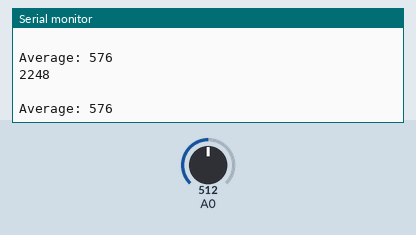
A sketch run on a simulated Arduino Uno, built with avr-gcc and run on an emulated ATmega328P. Shown: the last lines printed to the serial monitor. Inputs (shaded band) come from the test bench; at power-on: A0 = 512.

Above: at 4.2 s.
4.3 s: A0 set to 217
At 5.2 s:
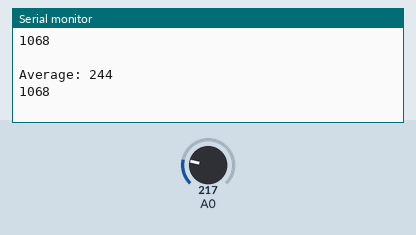
5.8 s: A0 set to 191
At 6.7 s:
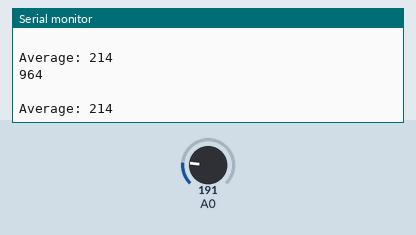
7.3 s: A0 set to 875
At 8.4 s:
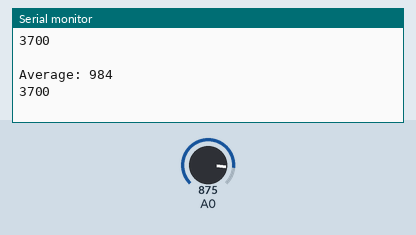
8.8 s: A0 set to 898
At 9.8 s:
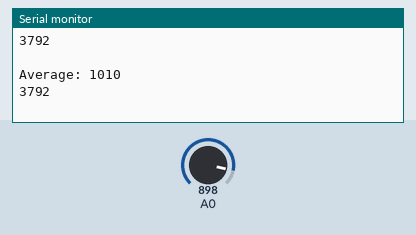
Timing chart, 0 to 11.3 s (numbered marks = the images above; inputs shaded):
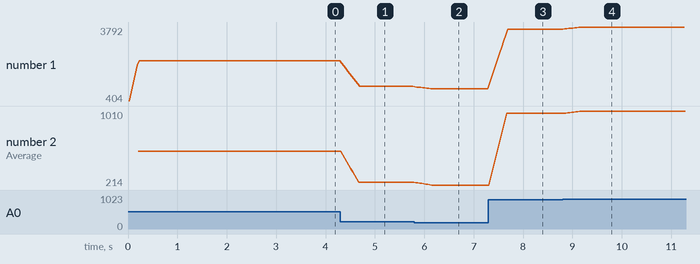

The sketch:

Project2.ino
```cpp
//#define USE_ARDUINO_INTERRUPTS true
#include <PulseSensorPlayground.h>

const long s = 10; //size of Array
long buf[s];
long f=0, b=0;
long aux = 0;
long aux1=0;

long avg[s];
long avg1;
long acum = 0;
const int PulseSensorPurplePin = 5;
int Threshold = 650;
PulseSensorPlayground pulseSensor;

void average_Averages(){
  for(int i = 0; i < s; i++){
    acum += avg[i];
    if(i == 9){
      i == 0;
      acum = acum / s;
      Serial.print("Average of 10 last averages");
      Serial.println(acum);
      acum = 0;
    }
  }
}

void enqueue(long num){
  long nf = (f+1)%s;
  if(nf != b){
    f = nf;
    buf[f] = num;
    aux += num;

    //Serial.print("Constant Average: ");
    //Serial.println(aux/s);
    avg1 = map(aux/s,0,200,200,1000);
    Serial.println(avg1);
    Serial.println("\t");

    /*
     * for(int i = 0; i < s; i++){
      avg[i] = aux/s;
      if (i==9){
        i == 0;
        average_Averages();
      }
    }
    */
    aux1 += 1;
  } else {
    //Serial.println("Full");
    long val = dequeue();
    //Serial.print("Dequeue: ");
    //Serial.println(val);

    Serial.print("Average: ");
    Serial.println(aux/aux1);
  }
}

// long avg(Array buf, )

int dequeue(){
  if(b != f){
    long retval = buf[b];
    buf[b] = 0;
    b = (b+1)%s;
    aux -= retval;
    aux1 -= 1;
    return retval;
  }
  else {
    //Serial.println("EMPTY");
  }
  return -1;
}
const int OUTPUT_TYPE = SERIAL_PLOTTER;
const int PULSE_FADE = 5;
void setup() {
  // put your setup code here, to run once:
  Serial.begin(115200);
  /*
  pulseSensor.analogInput(PulseSensorPurplePin);
  pulseSensor.blinkOnPulse(13);
  pulseSensor.fadeOnPulse(PULSE_FADE);

  pulseSensor.setSerial(Serial);
  pulseSensor.setOutputType(OUTPUT_TYPE);
  pulseSensor.setThreshold(Threshold);

   if (!pulseSensor.begin()) {
    /*
       PulseSensor initialization failed,
       likely because our particular Arduino platform interrupts
       aren't supported yet.

       If your Sketch hangs here, try PulseSensor_BPM_Alternative.ino,
       which doesn't use interrupts.

    for(;;) {
      // Flash the led to show things didn't work.
      digitalWrite(13, LOW);
      delay(50);
      digitalWrite(13, HIGH);
      delay(50);
    }

  }*/
}

void loop() {
  // put your main code here, to run repeatedly:
  delay(20);
  /*
  int Signal = analogRead(PulseSensorPurplePin);
  Serial.print(Signal);
  Serial.print("\t");
  */
  /*
  if(random(2) > 0){
    enqueue(analogRead(A0));
  } else {
    long val = dequeue();
    Serial.print("Dequeue: ");
    Serial.println(val);
  }*/
  enqueue(analogRead(A0));
  /*
  for(int i = 0; i < s; i++){
    Serial.print(buf[i]);
    Serial.print("\t");
  }
  Serial.println("");
  for(int i=0; i < s; i++){
    if(i == f){
      Serial.print("f");
    }
    if (i == b){
      Serial.print("b");
    }
    Serial.print("\t");
  }
  Serial.println(""); */
  //Serial.println(analogRead(sensorPin));

  //delay(100);
  //Serial.println(analogRead(A0));


}
```

Measured:
- the behaviour switches between 200 and 199 on A0 (found by bisection; images 1 and 2)
- after the input at 4.3 s, the serial monitor: prints a new line at once (image 1)
- after the input at 5.8 s, the serial monitor: prints a new line at once (image 2)
- after the input at 7.3 s, the serial monitor: prints a new line at once (image 3)
- after the input at 8.8 s, the serial monitor: prints a new line at once (image 4)
- plotted number 1: 2248 → 1068 after the input at 4.3 s, 1068 → 964 after the input at 5.8 s, 964 → 3700 after the input at 7.3 s, 3700 → 3792 after the input at 8.8 s
- plotted number 2: 576 → 244 after the input at 4.3 s, 244 → 214 after the input at 5.8 s, 984 → 1010 after the input at 8.8 s
